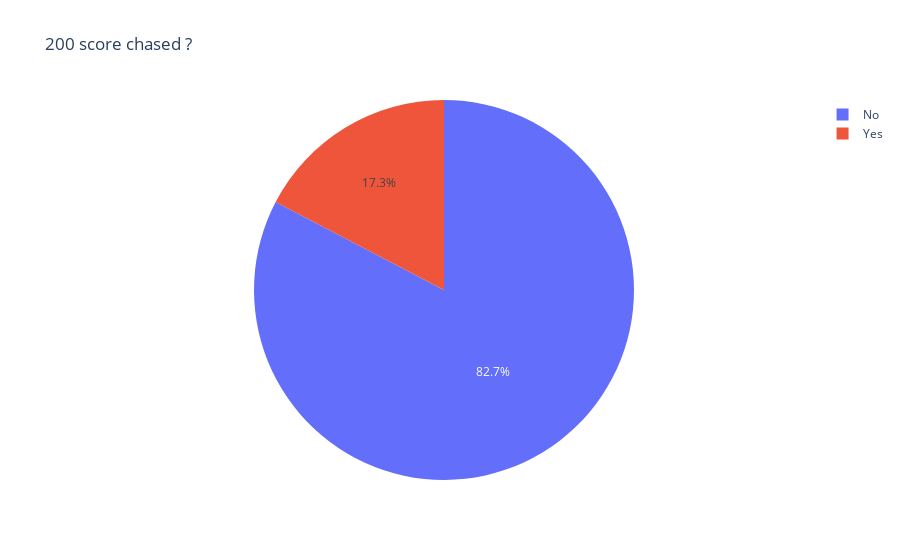

Write notebook code for a chart like this one.
### Code cell
trace0 = go.Pie(labels = labels, values  = slices,
              hoverinfo =  'label+value')

layout = go.Layout(title = '200 score chased ?')
fig = go.Figure(data = [trace0], layout = layout)
iplot(fig)

### Figure 1 — Plotly figure (JSON) as saved in the notebook; plotly's stock layout.template omitted (floating-point values rounded to 4 significant figures)
{"data": [{"hoverinfo": "label+value", "labels": ["No", "Yes"], "type": "pie", "values": [62, 13]}], "layout": {"title": {"text": "200 score chased ?"}}}
